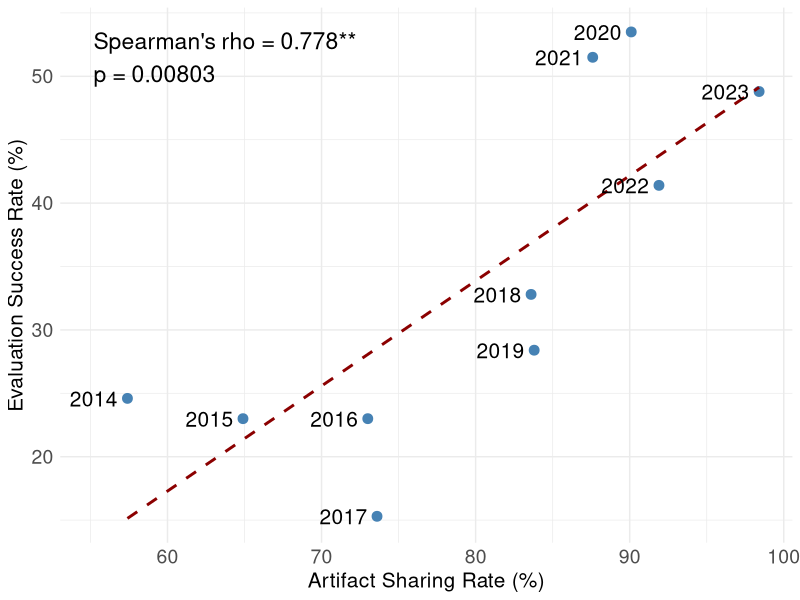

This figure's R source:
# Spearman's Correlation

required_packages <- c("ggplot2", "readxl", "rstudioapi")

installed_packages <- rownames(installed.packages())
for (pkg in required_packages) {
  if (!(pkg %in% installed_packages)) {
    install.packages(pkg)
  }
}

library(ggplot2)
library(readxl)

find_root <- function() {
  current <- getwd()
  
  while (TRUE) {
    if (dir.exists(file.path(current, "processed-data"))) {
      return(current)
    }
    
    parent <- dirname(current)
    if (parent == current) {
      stop("Could not find project root directory.")
    }
    
    current <- parent
  }
}

setwd(find_root())

df <- read_excel("processed-data/dataset.xlsx", sheet = "SpearmanCorrelationData")

names(df) <- c("Year", "Conference", "Sharing", "Success")

str(df)

df$Sharing <- as.numeric(df$Sharing)
df$Success <- as.numeric(df$Success)


spearman <- tryCatch(
  cor.test(df$Sharing, df$Success, method = "spearman"),
  warning = function(w) {
    message("Spearman test used an approximate p-value due to ties in the data.")
    suppressWarnings(cor.test(df$Sharing, df$Success, method = "spearman"))
  }
)

rho <- round(spearman$estimate, 3)
p <- signif(spearman$p.value, 3)
stars <- if (p < 0.001) "***" else if (p < 0.01) "**" else if (p < 0.05) "*" else ""

label_text <- paste0("Spearman's rho = ", rho, stars, "\n", "p = ", p)

myplot <- ggplot(df, aes(x = Sharing, y = Success)) +
  geom_point(size = 3, color = "steelblue") +
  geom_smooth(method = "lm", se = FALSE, color = "darkred", linetype = "dashed") +
  geom_text(aes(label = Year), vjust = 0.5, hjust = 1.2, size = 5.3) +
  annotate("text", x = 55.2, y = 51.5, label = label_text, hjust = 0, size = 5.8) +
  labs(
    x = "Artifact Sharing Rate (%)",
    y = "Evaluation Success Rate (%)"
  ) +
  theme_minimal() +
  theme(
    axis.title.x = element_text(size = 15),
    axis.title.y = element_text(size = 15),
    axis.text.x  = element_text(size = 14),
    axis.text.y  = element_text(size = 14)
  )


if (!dir.exists("outputs")) {
  dir.create("outputs")
}


#ggsave("outputs/F12-FSE-Spearman.jpg", plot = myplot, width = 7.5, height = 3.5)
ggsave("outputs/F12-FSE-Spearman.pdf", plot = myplot, width = 7.5, height = 3.5)

getwd()
